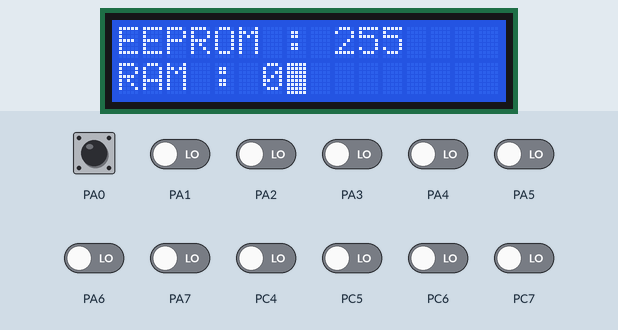
This program was run on a simulated ATmega16, built with avr-gcc and emulated at 12 MHz. On the bench: 16×2 character LCD. Wiring (inferred from the names in the program): character LCD (HD44780): RS PD6; R/W PD5; E PD7; data PC0, PC1, PC2, PC3. Inputs (shaded band) come from the test bench; at power-on: PA0 HIGH, PA1–7, PC4–7 LOW. EEPROM starts erased.

Above: at 1.2 s.
1.3 s: PA0 pulled LOW for 0.15 s
At 2.5 s:
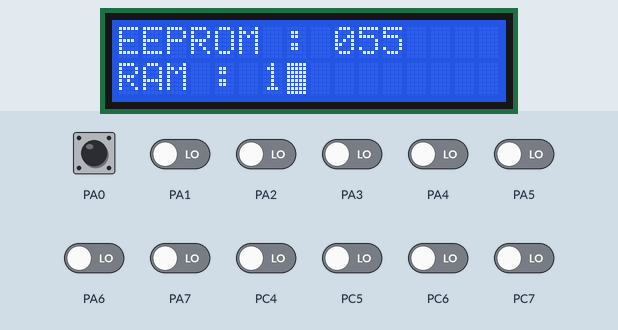
2.9 s: PA1 driven HIGH
5.9 s: PA1 driven LOW
At 7.1 s:
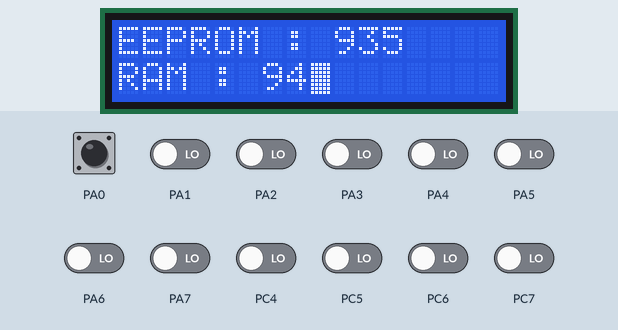
7.4 s: PA2 driven HIGH
10.4 s: PA2 driven LOW
At 10.7 s:
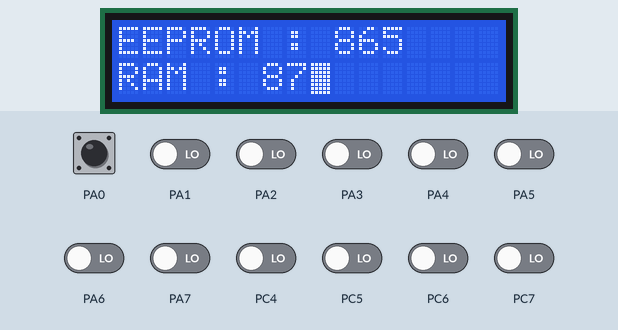
Timing chart, 0 to 12.9 s (numbered marks = the images above; inputs shaded):
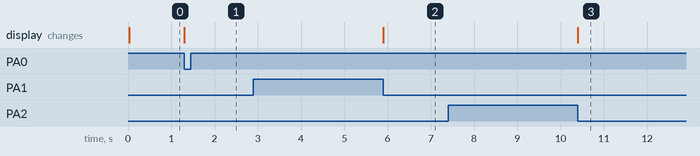

Measured:
- after the input at 1.3 s, the display: changes at once (image 1)
- after the input at 2.9 s, every drawn part: stays the same
- after the input at 5.9 s, the display: changes at once (image 2)
- after the input at 7.4 s, every drawn part: stays the same
- after the input at 10.4 s, the display: changes at once (image 3)

The program:

main.c
```c
/*
 * GccApplication1.c
 *
 * Created: 7/10/2020 9:12:16 AM
 * Author : Osama Magdy
 */
#include <avr/io.h>
#include <util/delay.h>
#include <stdlib.h>
#include "lcd.h"
#include <avr/eeprom.h>


int main(void)
{
	DDRA = 0x00;
	signed char y = 0 ;
	char str[3];
	PORTA = 0x01;
	InitLCD(LS_BLINK);
	LCDClear();
    /* Replace with your application code */
    char x ;
	while (1)
    {

		x = eeprom_read_byte(0);

		if (x==100)
		{
			x=0;
		}

		if (y==100)
		{
			y=0;
		}

		LCDWriteStringXY(0,0,"EEPROM : ");

		//LCDWriteInt(x,2);
		itoa(x,str , 10);    ///// Using the last 10 is the radix of the number you want to print (decimal is 10 , binary is 2 and so on ) as it's mainly about how you read the bytes
		LCDWriteString(str);

		LCDWriteStringXY(0,1,"RAM : ");
		//LCDWriteInt(y,2);
		itoa(y,str , 10);		///// Using the last 10 is the radix of the number you want to print (decimal is 10 , binary is 2 and so on ) as it's mainly about how you read the bytes
		LCDWriteString(str);


		while(PINA == 0x00);

		while(PINA == 0x01);
		x=x+1;
		eeprom_write_byte(0,x);
		y=y+1;
    }
}
```

myutils.h
```c
#ifndef MYUTILS_H
 #define MYUTILS_H

 #define _CONCAT(a,b) a##b
 #define PORT(x) _CONCAT(PORT,x)
 #define PIN(x) _CONCAT(PIN,x)
 #define DDR(x) _CONCAT(DDR,x)

#endif
```

lcd.c
```c
/*
Description:
    A library to easily access standard lcd modules with AVR series of
    MCUs from Atmel. Use with AVR studio and WinAVR.

Author:
    Avinash Gupta
    avinash@eXtremeElectronics.co.in
Web:
    www.eXtremeElectronics.co.in
*/

#include <avr/io.h>
#include <inttypes.h>

#ifndef F_CPU
	#define F_CPU 12000000UL
#endif

#include <util/delay.h>

#include "lcd.h"


#define LCD_DATA_PORT 	PORT(LCD_DATA)
#define LCD_E_PORT 		PORT(LCD_E)
#define LCD_RS_PORT 	PORT(LCD_RS)
#define LCD_RW_PORT 	PORT(LCD_RW)

#define LCD_DATA_DDR 	DDR(LCD_DATA)
#define LCD_E_DDR 		DDR(LCD_E)
#define LCD_RS_DDR 		DDR(LCD_RS)
#define LCD_RW_DDR 		DDR(LCD_RW)

#define LCD_DATA_PIN	PIN(LCD_DATA)

#define SET_E() (LCD_E_PORT|=(1<<LCD_E_POS))
#define SET_RS() (LCD_RS_PORT|=(1<<LCD_RS_POS))
#define SET_RW() (LCD_RW_PORT|=(1<<LCD_RW_POS))

#define CLEAR_E() (LCD_E_PORT&=(~(1<<LCD_E_POS)))
#define CLEAR_RS() (LCD_RS_PORT&=(~(1<<LCD_RS_POS)))
#define CLEAR_RW() (LCD_RW_PORT&=(~(1<<LCD_RW_POS)))


void LCDByte(uint8_t c,uint8_t isdata)
{
//Sends a byte to the LCD in 4bit mode
//cmd=0 for data
//cmd=1 for command


//NOTE: THIS FUNCTION RETURS ONLY WHEN LCD HAS PROCESSED THE COMMAND

uint8_t hn,ln;			//Nibbles
uint8_t temp;

hn=c>>4;
ln=(c & 0x0F);

if(isdata==0)
	CLEAR_RS();
else
	SET_RS();

_delay_us(0.500);		//tAS

SET_E();

//Send high nibble

temp=(LCD_DATA_PORT & 0XF0)|(hn);
LCD_DATA_PORT=temp;

_delay_us(1);			//tEH

//Now data lines are stable pull E low for transmission

CLEAR_E();

_delay_us(1);

//Send the lower nibble
SET_E();

temp=(LCD_DATA_PORT & 0XF0)|(ln);

LCD_DATA_PORT=temp;

_delay_us(1);			//tEH

//SEND

CLEAR_E();

_delay_us(1);			//tEL

LCDBusyLoop();
}

void LCDBusyLoop()
{
	//This function waits till lcd is BUSY

	uint8_t busy,status=0x00,temp;

	//Change Port to input type because we are reading data
	LCD_DATA_DDR&=0xF0;

	//change LCD mode
	SET_RW();		//Read mode
	CLEAR_RS();		//Read status

	//Let the RW/RS lines stabilize

	_delay_us(0.5);		//tAS


	do
	{

		SET_E();

		//Wait tDA for data to become available
		_delay_us(0.5);

		status=LCD_DATA_PIN;
		status=status<<4;

		_delay_us(0.5);

		//Pull E low
		CLEAR_E();
		_delay_us(1);	//tEL

		SET_E();
		_delay_us(0.5);

		temp=LCD_DATA_PIN;
		temp&=0x0F;

		status=status|temp;

		busy=status & 0b10000000;

		_delay_us(0.5);
		CLEAR_E();
		_delay_us(1);	//tEL
	}while(busy);

	CLEAR_RW();		//write mode
	//Change Port to output
	LCD_DATA_DDR|=0x0F;

}

void InitLCD(uint8_t style)
{
	/*****************************************************************

	This function Initializes the lcd module
	must be called before calling lcd related functions

	Arguments:
	style = LS_BLINK,LS_ULINE(can be "OR"ed for combination)
	LS_BLINK :The cursor is blinking type
	LS_ULINE :Cursor is "underline" type else "block" type

	*****************************************************************/

	//After power on Wait for LCD to Initialize
	_delay_ms(30);

	//Set IO Ports
	LCD_DATA_DDR|=(0x0F);
	LCD_E_DDR|=(1<<LCD_E_POS);
	LCD_RS_DDR|=(1<<LCD_RS_POS);
	LCD_RW_DDR|=(1<<LCD_RW_POS);

	LCD_DATA_PORT&=0XF0;
	CLEAR_E();
	CLEAR_RW();
	CLEAR_RS();

	//Set 4-bit mode
	_delay_us(0.3);	//tAS

	SET_E();
	LCD_DATA_PORT|=(0b00000010); //[B] To transfer 0b00100000 i was using LCD_DATA_PORT|=0b00100000
	_delay_us(1);
	CLEAR_E();
	_delay_us(1);

	//Wait for LCD to execute the Functionset Command
	LCDBusyLoop();                                    //[B] Forgot this delay

	//Now the LCD is in 4-bit mode

	LCDCmd(0b00001100|style);	//Display On
	LCDCmd(0b00101000);			//function set 4-bit,2 line 5x7 dot format
}
void LCDWriteString(const char *msg)
{
	/*****************************************************************

	This function Writes a given string to lcd at the current cursor
	location.

	Arguments:
	msg: a null terminated string to print


	*****************************************************************/
 while(*msg!='\0')
 {
	LCDData(*msg);
	msg++;
 }
}

void LCDWriteInt(int val,unsigned int field_length)
{
	/***************************************************************
	This function writes a integer type value to LCD module

	Arguments:
	1)int val	: Value to print

	2)unsigned int field_length :total length of field in which the value is printed
	must be between 1-5 if it is -1 the field length is no of digits in the val

	****************************************************************/

	char str[5]={0,0,0,0,0};
	int i=4,j=0;
	while(val)
	{
	str[i]=val%10;
	val=val/10;
	i--;
	}
	if(field_length==-1)
		while(str[j]==0) j++;
	else
		j=5-field_length;

	if(val<0) LCDData('-');
	for(i=j;i<5;i++)
	{
	LCDData(48+str[i]);
	}
}
void LCDGotoXY(uint8_t x,uint8_t y)
{
 if(x<40)
 {
  if(y) x|=0b01000000;
  x|=0b10000000;
  LCDCmd(x);
  }
}
```

lcd.h
```c
#include <avr/io.h>

#ifndef F_CPU
	#define F_CPU 12000000UL
#endif

#include <util/delay.h>

#include "myutils.h"

#ifndef _LCD_H
#define _LCD_H
/*_________________________________________________________________________________________*/

/************************************************
	LCD CONNECTIONS
*************************************************/

#define LCD_DATA C	//Port PC0-PC3 are connected to D4-D7

#define LCD_E D 		//Enable OR strobe signal
#define LCD_E_POS	PD7	//Position of enable in above port

#define LCD_RS D
#define LCD_RS_POS 	PD6

#define LCD_RW D
#define LCD_RW_POS 	PD5


//************************************************

#define LS_BLINK 0B00000001
#define LS_ULINE 0B00000010


/***************************************************
			F U N C T I O N S
****************************************************/


void InitLCD(uint8_t style);
void LCDWriteString(const char *msg);
void LCDWriteInt(int val,unsigned int field_length);
void LCDGotoXY(uint8_t x,uint8_t y);

//Low level
void LCDByte(uint8_t,uint8_t);
#define LCDCmd(c) (LCDByte(c,0))
#define LCDData(d) (LCDByte(d,1))

void LCDBusyLoop();


/***************************************************
			F U N C T I O N S     E N D
****************************************************/


/***************************************************
	M A C R O S
***************************************************/
#define LCDClear() LCDCmd(0b00000001)
#define LCDHome() LCDCmd(0b00000010);

#define LCDWriteStringXY(x,y,msg) {\
 LCDGotoXY(x,y);\
 LCDWriteString(msg);\
}

#define LCDWriteIntXY(x,y,val,fl) {\
 LCDGotoXY(x,y);\
 LCDWriteInt(val,fl);\
}
/***************************************************/


/*_________________________________________________________________________________________*/
#endif
```
